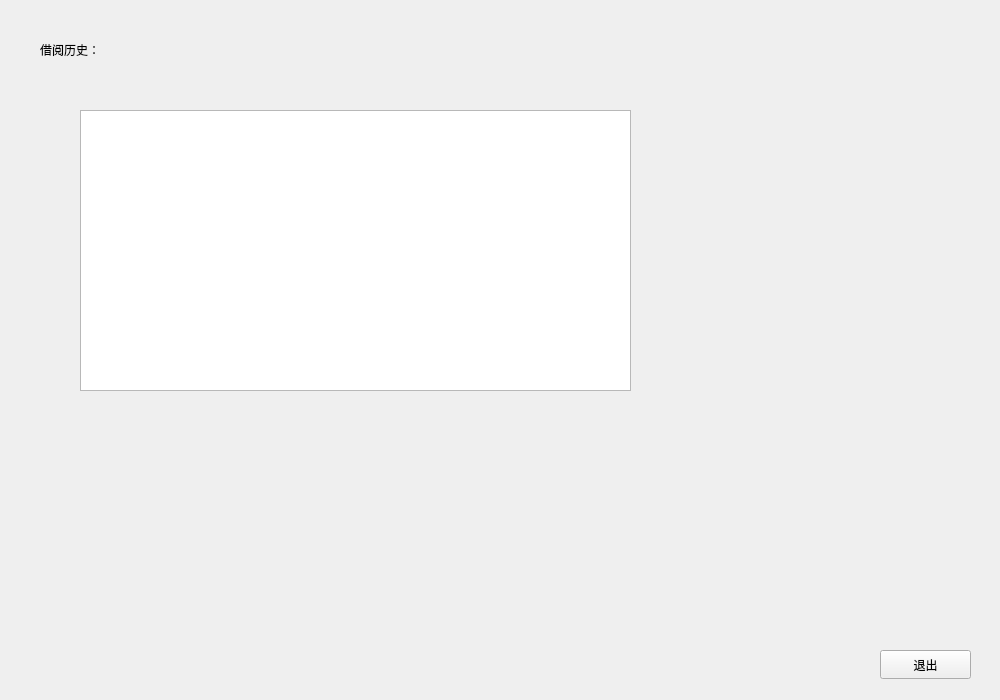
<?xml version="1.0" encoding="UTF-8"?>
<ui version="4.0">
 <class>borrow_history</class>
 <widget class="QWidget" name="borrow_history">
  <property name="geometry">
   <rect>
    <x>0</x>
    <y>0</y>
    <width>1000</width>
    <height>700</height>
   </rect>
  </property>
  <property name="windowTitle">
   <string>Form</string>
  </property>
  <widget class="QLabel" name="label">
   <property name="geometry">
    <rect>
     <x>40</x>
     <y>40</y>
     <width>81</width>
     <height>20</height>
    </rect>
   </property>
   <property name="text">
    <string>借阅历史：</string>
   </property>
  </widget>
  <widget class="QTableView" name="tableView">
   <property name="geometry">
    <rect>
     <x>80</x>
     <y>110</y>
     <width>551</width>
     <height>281</height>
    </rect>
   </property>
  </widget>
  <widget class="QPushButton" name="ExitBtn">
   <property name="geometry">
    <rect>
     <x>880</x>
     <y>650</y>
     <width>91</width>
     <height>29</height>
    </rect>
   </property>
   <property name="text">
    <string>退出</string>
   </property>
  </widget>
 </widget>
 <resources/>
 <connections/>
</ui>
